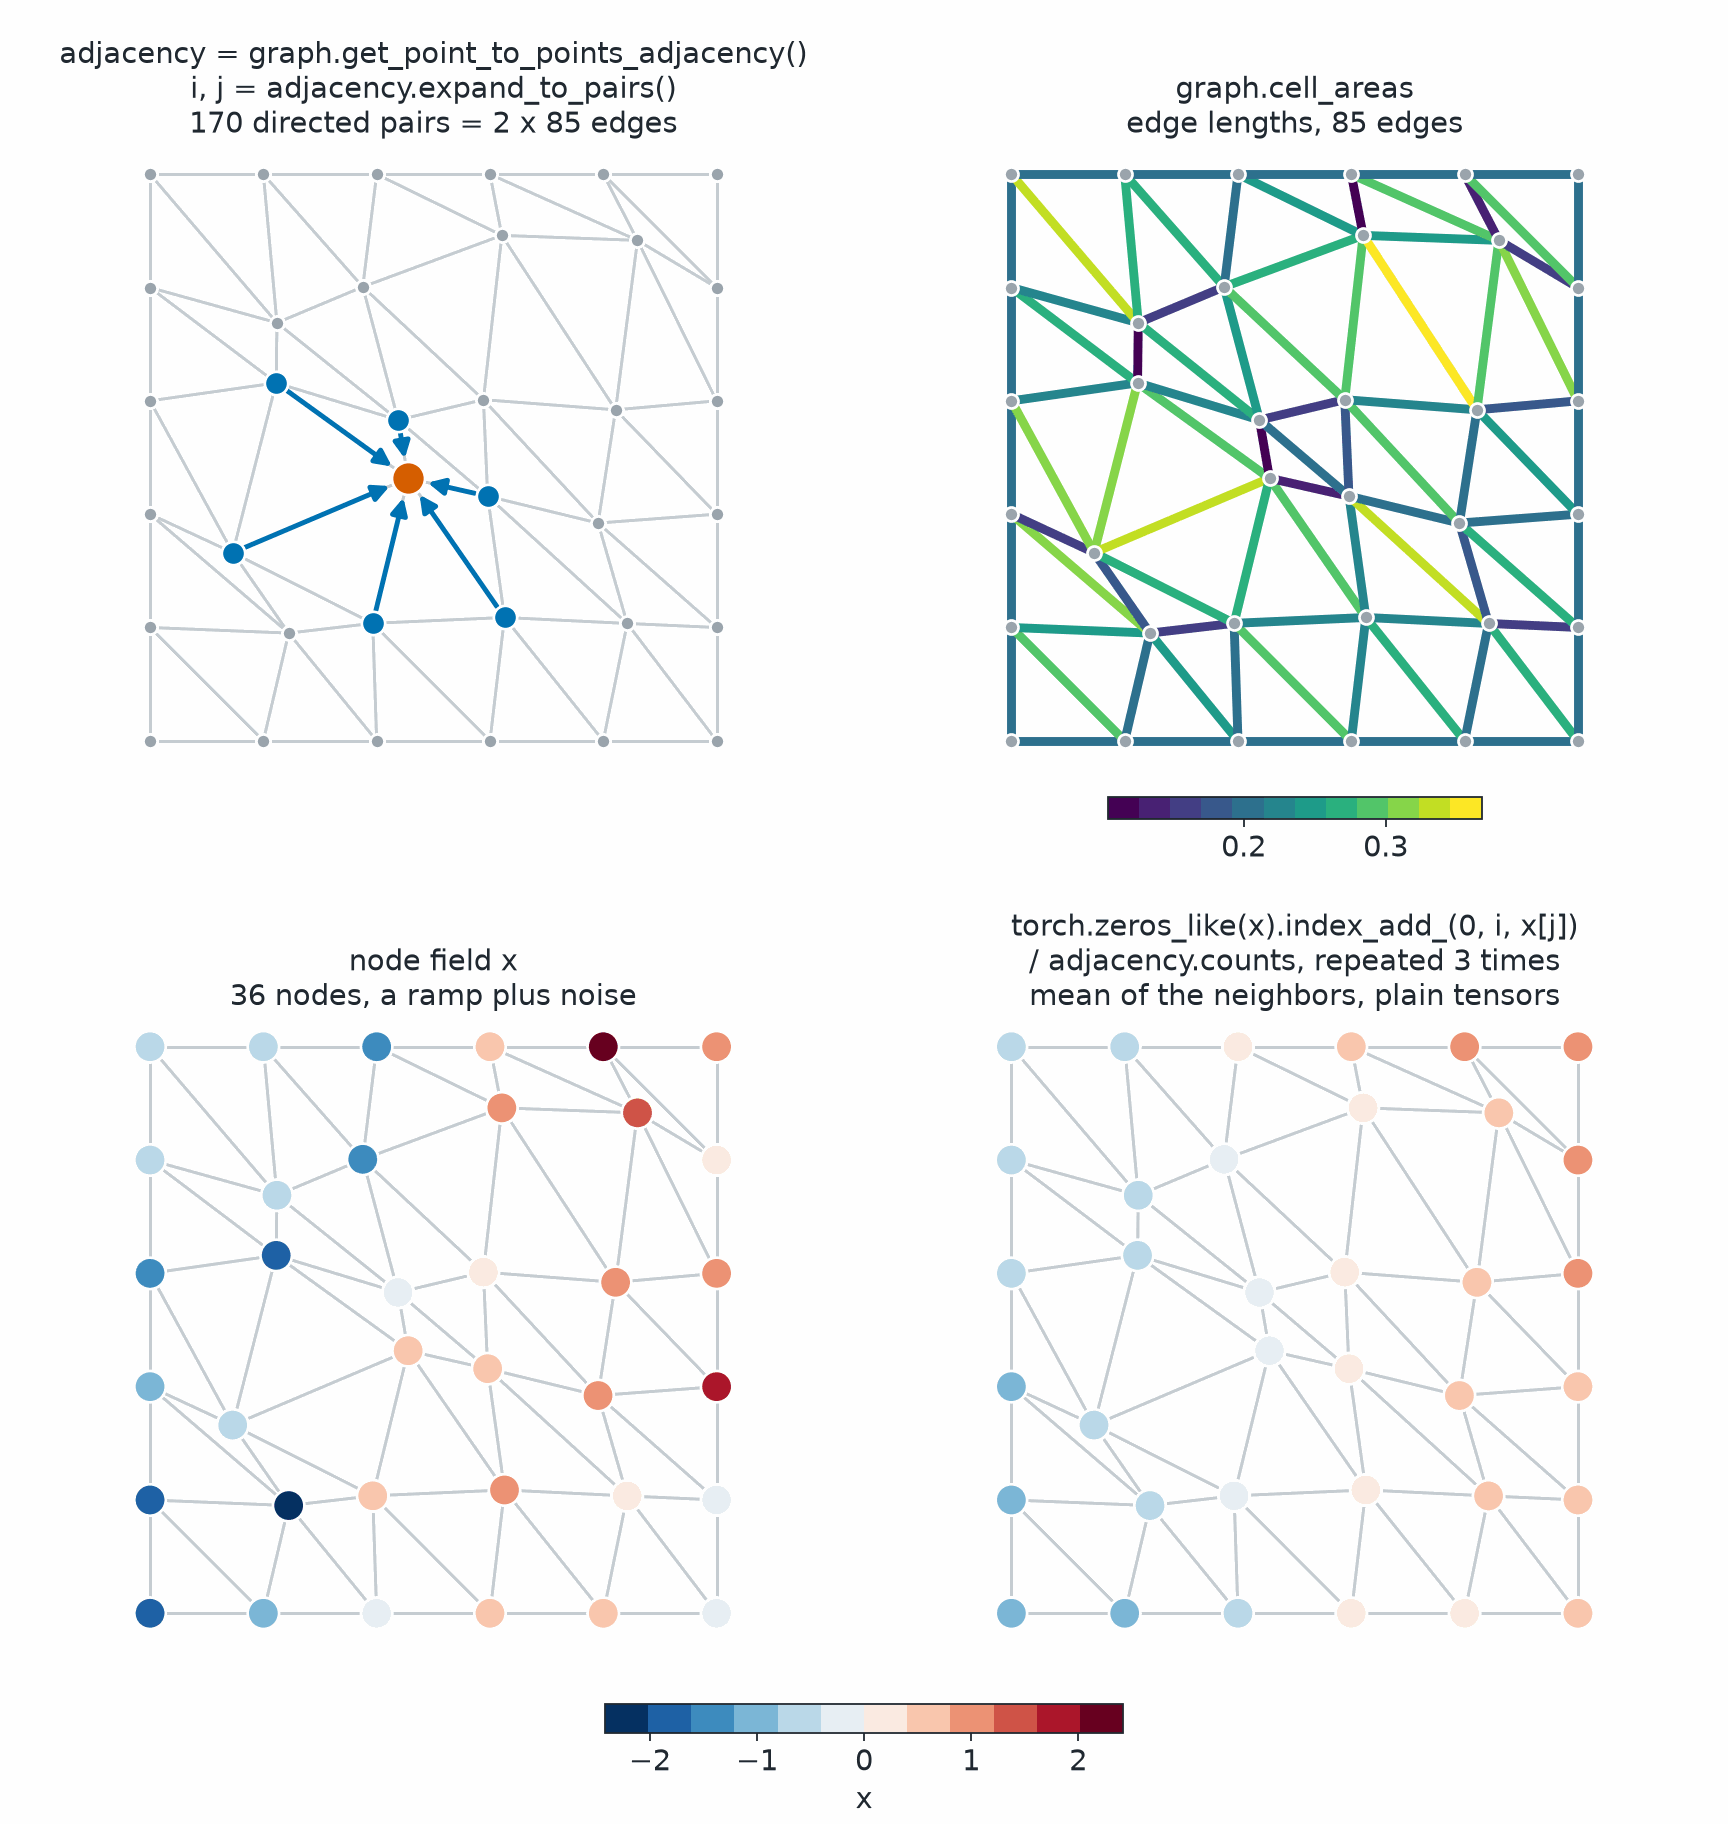

The Python source for this figure:
# SPDX-FileCopyrightText: Copyright (c) 2023 - 2026 NVIDIA CORPORATION & AFFILIATES.
# SPDX-FileCopyrightText: All rights reserved.
# SPDX-License-Identifier: Apache-2.0
#
# Licensed under the Apache License, Version 2.0 (the "License");
# you may not use this file except in compliance with the License.
# You may obtain a copy of the License at
#
# http://www.apache.org/licenses/LICENSE-2.0
#
# Unless required by applicable law or agreed to in writing, software
# distributed under the License is distributed on an "AS IS" BASIS,
# WITHOUT WARRANTIES OR CONDITIONS OF ANY KIND, either express or implied.
# See the License for the specific language governing permissions and
# limitations under the License.


"""Render message passing on the edge graph of a mesh with plain tensor indexing."""

from pathlib import Path

import _style as style
import matplotlib.pyplot as plt
import torch
from matplotlib.collections import LineCollection
from matplotlib.colors import Normalize, TwoSlopeNorm
from matplotlib.patches import FancyArrowPatch

from physicsnemo.mesh.primitives.procedural import perturbed_grid

OUTPUT = Path(__file__).parent / "graph_message_passing.png"

STEPS = 3
LEVELS = 12  # discrete color steps, which also keep the PNG palette small
LIMITS = ((-0.05, 1.05), (-0.05, 1.05))


def _edges(axis, graph, colors, linewidth, zorder=1):
    """Draw the cells of a Mesh[1, 2] as line segments."""

    points = graph.points.numpy()
    axis.add_collection(
        LineCollection(
            points[graph.cells.numpy()],
            colors=colors,
            linewidths=linewidth,
            zorder=zorder,
        )
    )


def _nodes(axis, points, size, zorder=5, **kwargs):
    """Draw nodes as dots with a white rim."""

    axis.scatter(
        points[:, 0],
        points[:, 1],
        s=size,
        edgecolor="white",
        linewidth=1.2,
        zorder=zorder,
        **kwargs,
    )


def _colorbar(figure, cax, norm, cmap, label):
    """A horizontal colorbar in its own axes."""

    figure.colorbar(
        plt.cm.ScalarMappable(norm=norm, cmap=cmap),
        cax=cax,
        orientation="horizontal",
        label=label,
    )


def main():
    """Generate the documentation image."""

    mesh = perturbed_grid.load(n_x=6, n_y=6, perturbation_scale=0.04, seed=0)
    graph = mesh.to_edge_graph()
    points = graph.points.numpy()

    ### Graph construction: each undirected edge becomes two directed pairs.
    adjacency = graph.get_point_to_points_adjacency()
    i, j = adjacency.expand_to_pairs()  # node i receives a message from node j
    center = graph.points.new_tensor([0.5, 0.5])
    query = int(torch.linalg.vector_norm(graph.points - center, dim=1).argmin())
    senders = j[i == query].numpy()

    ### Edge features from geometry: on a Mesh[1, n], the cell measure is the edge length.
    length = graph.cell_areas

    ### Node field: a smooth ramp plus seeded noise, then mean aggregation over neighbors.
    generator = torch.Generator().manual_seed(0)
    ramp = torch.sin(torch.pi * (graph.points[:, 0] - 0.5))
    x = ramp + 0.7 * torch.randn(graph.n_points, generator=generator)
    smoothed = x.clone()
    for _ in range(STEPS):
        smoothed = torch.zeros_like(smoothed).index_add_(0, i, smoothed[j])
        smoothed = smoothed / adjacency.counts

    sequential = plt.get_cmap(style.SEQUENTIAL, LEVELS)
    diverging = plt.get_cmap(style.DIVERGING, LEVELS)
    figure, axes = plt.subplots(2, 2, figsize=(10.8, 11.4))
    axes = axes.ravel()
    figure.subplots_adjust(
        left=0.02, right=0.98, bottom=0.1, top=0.92, wspace=0.08, hspace=0.4
    )

    axis = axes[0]
    _edges(axis, graph, style.FAINT_EDGE, 1.4)
    for sender in senders:
        axis.add_patch(
            FancyArrowPatch(
                points[sender],
                points[query],
                arrowstyle="-|>",
                # Small heads and margins, so that the shortest arrow keeps a shaft.
                mutation_scale=15,
                shrinkA=6,
                shrinkB=9,
                color=style.SECOND,
                linewidth=2.2,
                zorder=3,
            )
        )
    _nodes(axis, points, 40, color=style.EDGE)
    _nodes(axis, points[senders], 110, color=style.SECOND)
    _nodes(axis, points[[query]], 220, color=style.RESULT)
    axis.set_title(
        "adjacency = graph.get_point_to_points_adjacency()\n"
        "i, j = adjacency.expand_to_pairs()\n"
        f"{len(i)} directed pairs = 2 x {graph.n_cells} edges"
    )

    axis = axes[1]
    length_norm = Normalize(float(length.min()), float(length.max()))
    _edges(axis, graph, sequential(length_norm(length.numpy())), 4.0)
    _nodes(axis, points, 40, color=style.EDGE)
    axis.set_title(f"graph.cell_areas\nedge lengths, {graph.n_cells} edges")
    _colorbar(
        figure,
        axis.inset_axes((0.2, -0.08, 0.6, 0.035)),
        length_norm,
        sequential,
        None,  # the panel title names the quantity
    )

    bound = float(x.abs().max())
    field_norm = TwoSlopeNorm(vcenter=0.0, vmin=-bound, vmax=bound)
    for axis, field, title in (
        (axes[2], x, f"node field x\n{graph.n_points} nodes, a ramp plus noise"),
        (
            axes[3],
            smoothed,
            "torch.zeros_like(x).index_add_(0, i, x[j])\n"
            f"/ adjacency.counts, repeated {STEPS} times\n"
            "mean of the neighbors, plain tensors",
        ),
    ):
        _edges(axis, graph, style.FAINT_EDGE, 1.4)
        _nodes(axis, points, 200, c=field.numpy(), cmap=diverging, norm=field_norm)
        axis.set_title(title)
    _colorbar(
        figure, figure.add_axes((0.35, 0.05, 0.3, 0.016)), field_norm, diverging, "x"
    )

    for axis in axes:
        style.clean_axis(axis, LIMITS)
    style.save(figure, OUTPUT)


if __name__ == "__main__":
    main()
